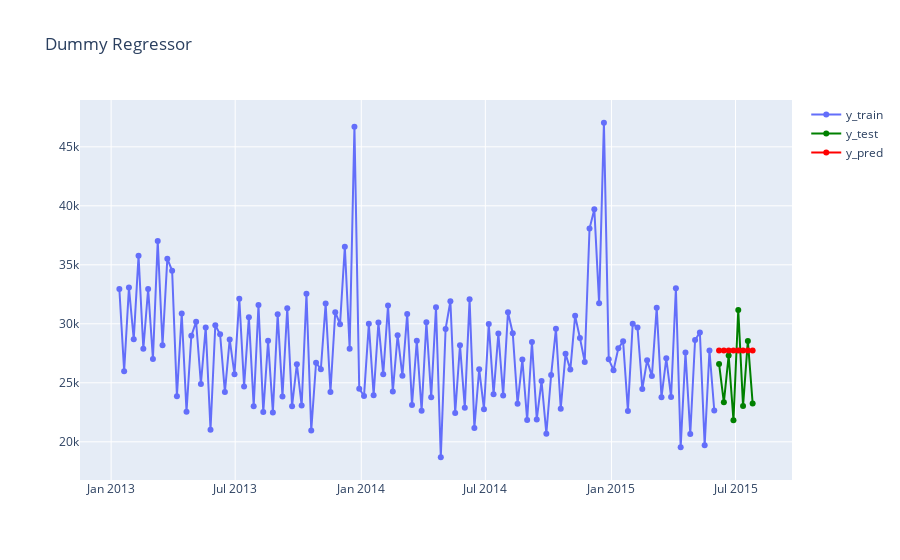

Notebook code for this chart:
### Code cell
fig = go.Figure()
fig.add_traces(go.Scatter(x=y_train.index, y=y_train.values, mode='lines+markers', name = "y_train"))
fig.add_traces(go.Scatter(x=y_test.index, y=y_test.values, mode='lines+markers', name = "y_test", line=dict(color="green")))
fig.add_traces(go.Scatter(x=y_pred.index, y=y_pred.values, mode='lines+markers', name = "y_pred", line=dict(color="red")))
fig.update_layout(title="Dummy Regressor")
fig.show()
